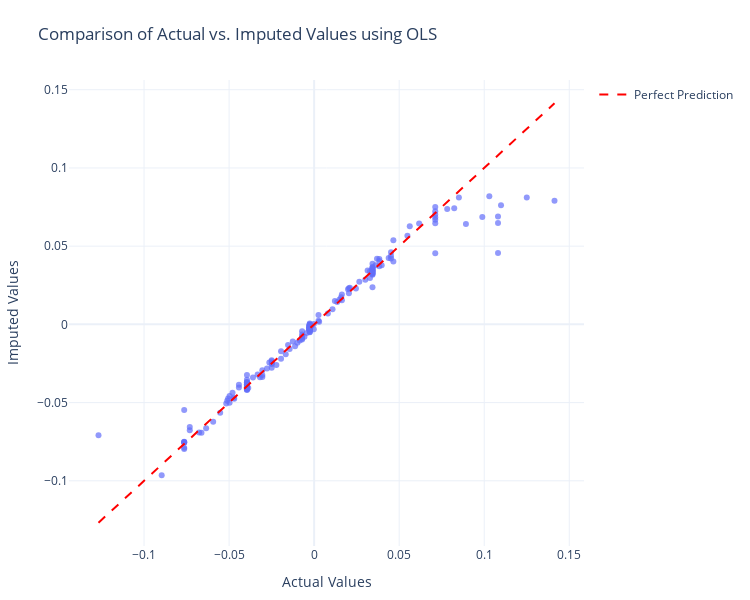

Write notebook code for a chart like this one.
### Markdown cell above
## Evaluating the imputation results

Now let's compare the imputed values with the actual values to evaluate the performance of our imputer. To understand OLS's ability to capture variability accross quantiles let us find and plot the prediction closest to the true value across quantiles for each data point.

### Code cell
# Define your quantiles
quantiles = list(imputed_values.keys())

# Convert imputed_values dict to a 3D array: (n_samples, n_quantiles)
pred_matrix = np.stack(
    [imputed_values[q].values.flatten() for q in quantiles], axis=1
)

# Actual values flattened
actual = actual_values.values.flatten()

# Compute absolute error matrix: shape (n_samples, n_quantiles)
abs_error = np.abs(pred_matrix - actual[:, None])

# Find index of closest prediction for each sample
closest_indices = abs_error.argmin(axis=1)

# Select the closest predictions
closest_predictions = np.array(
    [pred_matrix[i, idx] for i, idx in enumerate(closest_indices)]
)

# Wrap as DataFrame for plotting
closest_df = pd.DataFrame(
    {
        "Actual": actual,
        "ClosestPrediction": closest_predictions,
    }
)

# Extract median predictions for evaluation
median_predictions = imputed_values[0.5]

# Create a scatter plot comparing actual vs. imputed values
min_val = min(actual_values.min().min(), median_predictions.min().min())
max_val = max(actual_values.max().max(), median_predictions.max().max())

# Create the scatter plot
fig = px.scatter(
    closest_df,
    x="Actual",
    y="ClosestPrediction",
    opacity=0.7,
    title="Comparison of Actual vs. Imputed Values using OLS",
)

# Add the diagonal line (perfect prediction line)
fig.add_trace(
    go.Scatter(
        x=[min_val, max_val],
        y=[min_val, max_val],
        mode="lines",
        line=dict(color="red", dash="dash"),
        name="Perfect Prediction",
    )
)

# Update layout
fig.update_layout(
    xaxis_title="Actual Values",
    yaxis_title="Imputed Values",
    width=750,
    height=600,
    template="plotly_white",
    margin=dict(l=50, r=50, t=80, b=50),  # Adjust margins
)

fig.show()

### Figure 1 — Plotly figure (JSON) as saved in the notebook; plotly's stock layout.template omitted (floating-point values rounded to 4 significant figures; data arrays with more than 128 entries replaced by an {"elided": "..."} marker saying what was removed)
{"data": [{"hovertemplate": "Actual=%{x}<br>ClosestPrediction=%{y}<extra></extra>", "legendgroup": "", "marker": {"color": "#636efa", "opacity": 0.7, "symbol": "circle"}, "mode": "markers", "name": "", "orientation": "v", "showlegend": false, "type": "scatter", "x": {"elided": "178 float values"}, "xaxis": "x", "y": {"elided": "178 float values"}, "yaxis": "y"}, {"line": {"color": "red", "dash": "dash"}, "mode": "lines", "name": "Perfect Prediction", "type": "scatter", "x": [-0.1268, 0.1413], "y": [-0.1268, 0.1413]}], "layout": {"height": 600, "legend": {"tracegroupgap": 0}, "margin": {"b": 50, "l": 50, "r": 50, "t": 80}, "title": {"text": "Comparison of Actual vs. Imputed Values using OLS"}, "width": 750, "xaxis": {"anchor": "y", "domain": [0, 1], "title": {"text": "Actual Values"}}, "yaxis": {"anchor": "x", "domain": [0, 1], "title": {"text": "Imputed Values"}}}}
